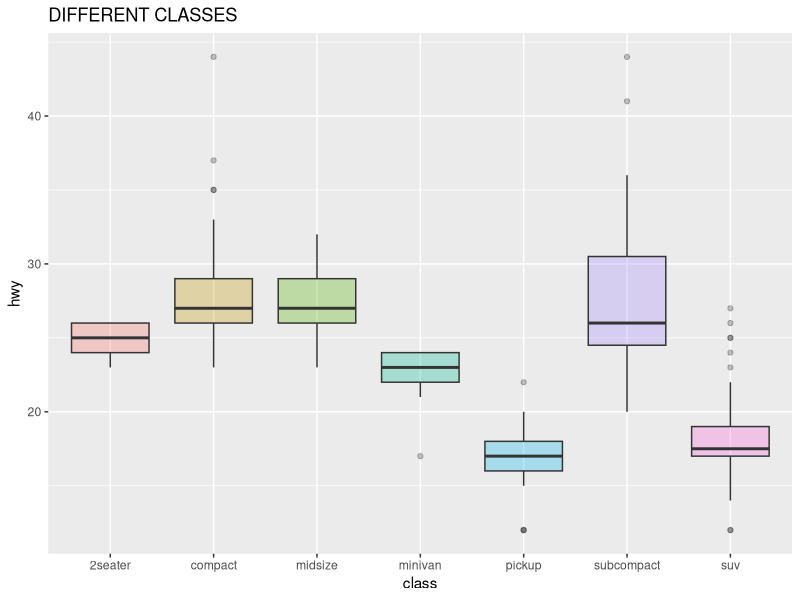

Write R code to recreate this figure.
#1 Create a box and whisker plot by class using mtcars dataset.

library(ggplot2)

#using a different color for each group
ggplot(mpg, aes(x=class, y=hwy,fill=class, font.main=3)) +  
  ggtitle(toupper("Different Classes")) +
  geom_boxplot(alpha=0.3) +theme(legend.position="none")
